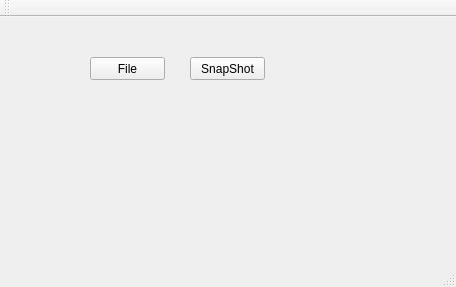
<?xml version="1.0" encoding="UTF-8"?>
<ui version="4.0">
 <class>MainWindow</class>
 <widget class="QMainWindow" name="MainWindow">
  <property name="geometry">
   <rect>
    <x>0</x>
    <y>0</y>
    <width>456</width>
    <height>287</height>
   </rect>
  </property>
  <property name="windowTitle">
   <string>MainWindow</string>
  </property>
  <widget class="QWidget" name="centralWidget">
   <widget class="QPushButton" name="pbFile">
    <property name="geometry">
     <rect>
      <x>90</x>
      <y>40</y>
      <width>75</width>
      <height>23</height>
     </rect>
    </property>
    <property name="text">
     <string>File</string>
    </property>
   </widget>
   <widget class="QPushButton" name="pbSnapShot">
    <property name="geometry">
     <rect>
      <x>190</x>
      <y>40</y>
      <width>75</width>
      <height>23</height>
     </rect>
    </property>
    <property name="text">
     <string>SnapShot</string>
    </property>
   </widget>
  </widget>
  <widget class="QMenuBar" name="menuBar">
   <property name="geometry">
    <rect>
     <x>0</x>
     <y>0</y>
     <width>456</width>
     <height>21</height>
    </rect>
   </property>
  </widget>
  <widget class="QToolBar" name="mainToolBar">
   <attribute name="toolBarArea">
    <enum>TopToolBarArea</enum>
   </attribute>
   <attribute name="toolBarBreak">
    <bool>false</bool>
   </attribute>
  </widget>
  <widget class="QStatusBar" name="statusBar"/>
 </widget>
 <layoutdefault spacing="6" margin="11"/>
 <resources/>
 <connections/>
</ui>
